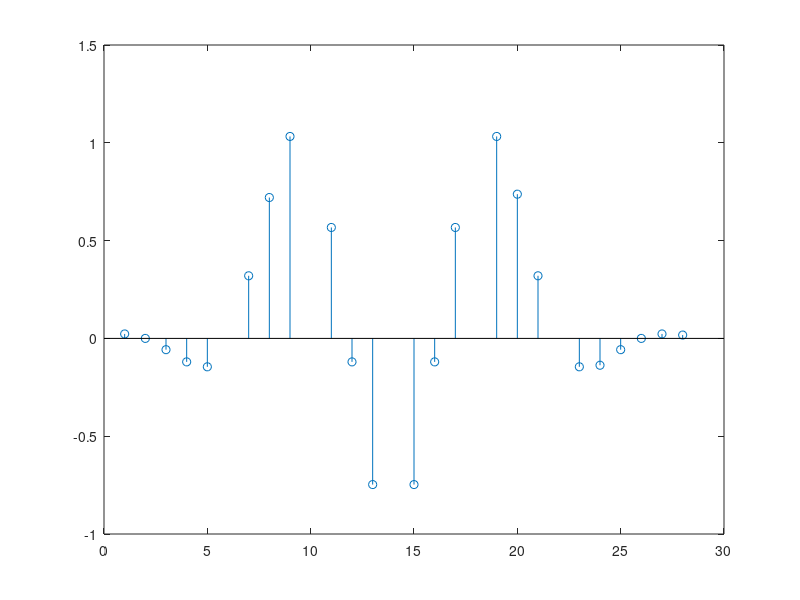

Recreate this plot in MATLAB.
%% ロールオフフィルタによって帯域制限したインパルスの出力
Ntap = 20;
n_tap = (-Ntap/2+1) : (Ntap/2);
Tsample = 1/4;
alpha = 0.5;
A = sin(pi*n_tap*Tsample) ./ (pi*n_tap*Tsample);
B1 = cos(alpha*pi*n_tap*Tsample);
B2 = 1-(2*alpha*n_tap*Tsample).^2;
B = B1./B2;
h = A.*B;
h(n_tap==0) = 1;

filterInput = [1,-1,1];
Nimpulse = length(filterInput);
Noutput = Ntap + (Nimpulse-1)/Tsample;
TDLout = zeros(1,Noutput);
for c = 1:Nimpulse
    START = 1+(c-1)/Tsample; %パルス入力系列はOverSampling間隔で入力される
    END = START + Ntap-1;
    TDLout(START:END) = TDLout(START:END) + h*filterInput(c);
end

figure
stem(TDLout)